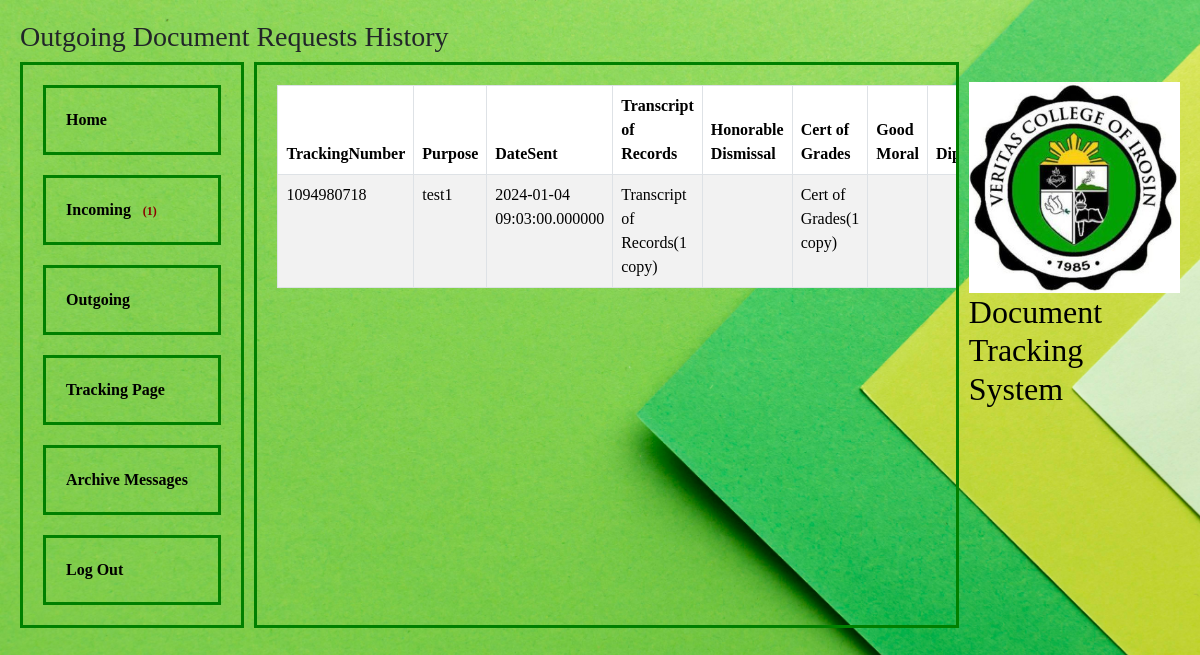
The page /user/outgoing-doc.php (signed in) on the database its author committed.
### tables this page shows
CREATE TABLE `tbl_registrar` (
  `id` int(11) NOT NULL,
  `details` varchar(100) DEFAULT NULL,
  `posted_date` datetime(6) DEFAULT NULL,
  `status` varchar(100) DEFAULT NULL,
  `tracking_number` text DEFAULT NULL,
  `email` text DEFAULT NULL,
  `visibility` text DEFAULT NULL,
  `check1` text DEFAULT NULL,
  `check2` text DEFAULT NULL,
  `check3` varchar(255) DEFAULT NULL,
  `check4` text DEFAULT NULL,
  `check5` text DEFAULT NULL,
  `check6` text DEFAULT NULL,
  `check7` text DEFAULT NULL,
  `check8` text DEFAULT NULL,
  `check9` text DEFAULT NULL,
  `firstname` text DEFAULT NULL,
  `lastname` text DEFAULT NULL,
  `middlename` text DEFAULT NULL,
  `check1quantity` varchar(255) DEFAULT NULL,
  `check2quantity` varchar(255) DEFAULT NULL,
  `check3quantity` varchar(255) DEFAULT NULL,
  `check4quantity` varchar(255) DEFAULT NULL,
  `check5quantity` varchar(255) DEFAULT NULL,
  `check6quantity` varchar(255) DEFAULT NULL,
  `check7quantity` varchar(255) DEFAULT NULL,
  `check8quantity` varchar(255) DEFAULT NULL,
  `check9quantity` varchar(255) DEFAULT NULL,
  `check1status` text DEFAULT NULL,
  `check2status` text DEFAULT NULL,
  `check3status` text DEFAULT NULL,
  `check4status` text DEFAULT NULL,
  `check5status` text DEFAULT NULL,
  `check6status` text DEFAULT NULL,
  `check7status` text DEFAULT NULL,
  `check8status` text DEFAULT NULL,
  `check9status` text DEFAULT NULL,
  `student_id` text DEFAULT NULL
);

### user/includes/config.php (called while the page is built, shortened)
<?php
 $conn = new mysqli("localhost", "root", "", "u700659242_divstress");
if(!$conn){
    echo "not connected";
}     if (isset($_SESSION['fullname'])) {
    $fullname = $_SESSION['fullname'];
    $account = "SELECT * FROM `tbl_admin` WHERE username = ?";
    $stmt = mysqli_prepare($conn, $account);
    mysqli_stmt_bind_param($stmt, "s", $fullname);
    mysqli_stmt_execute($stmt);
    $result = mysqli_stmt_get_result($stmt);
    if ($row = mysqli_fetch_assoc($result)) {
        $fn = $row['firstname'];
        $mn = $row['middlename'];
        $ln = $row['lastname'];
    } else {
        echo "User not found in the database";
        exit();
    }
} else {
    echo "User not logged in";
    echo '<a href="../index.php">Login</a>';
    exit();
}
?>

### user/outgoing-doc.php (the view, shortened to what this page needs)
<!DOCTYPE html>
    <html lang="en">
    <head>
        <link href="https://cdn.jsdelivr.net/npm/bootstrap@5.3.2/dist/css/bootstrap.min.css" rel="stylesheet">
    </head>
    <body>
        <?php include 'includes/config.php';
    ?>
    <div class="container-fluid" id="head">
    <h3 class="text-dark">Outgoing Document Requests History</h3>
    <?php
$sql = "SELECT COUNT(*) as status FROM sendfile WHERE firstname = '$fn' and middlename = '$mn' and lastname = '$ln' AND status = 'unread' and visibility = 'show'";
$result = mysqli_query($conn, $sql);
if ($result) {
    $row = mysqli_fetch_assoc($result);
    $documentCount = $row['status'];
} else {
    $documentCount = 0;
}
?>
        <div class="container-body">
            <div class="row1">
                <a href="user.php">Home</a>
                <a href="incoming-doc.php">Incoming
                <?php
    if ($documentCount > 0) {
        echo '<span class="badge" style="color:#8B0000">' . '('.$documentCount.')' . '</span>';
    }
    ?>
                </a>
                <a href="outgoing-doc.php">Outgoing</a>
                <a href="trackingpage.php">Tracking Page</a>
                <a href="documenthide.php">Archive Messages</a>
                    <a href="logout.php">Log Out</a>
            </div>
            <div class="row2">
  <table class="table table-bordered table-striped" >
                    <thead>
                        <tr>
                        <th>TrackingNumber</th>
                        <th>Purpose</th>
                        <th>DateSent</th>
                        <th>Transcript of Records</th>
                        <th>Honorable Dismissal</th>
                        <th>Cert of Grades</th>
                        <th>Good Moral</th>
                        <th>Diploma/Certificate</th>
                        </tr>
                    </thead>
                    <tbody>
                    <?php
                    $reverseSymbolMapping = array(
                        '!' => '1',
                        '@' => '2',
                        '#' => '3',
                        '$' => '4',
                        '%' => '5',
                        '^' => '6',
                        '&' => '7',
                        '*' => '8',
                        '(' => '9',
                        ')' => '0',
                    );
$sql = "SELECT * FROM `tbl_registrar` WHERE `firstname` = '$fn' and `middlename` = '$mn' and `lastname` = '$ln'";
$result = mysqli_query($conn, $sql);
if ($result && mysqli_num_rows($result) > 0) {
    while ($row = mysqli_fetch_assoc($result)) {
        echo "<tr>";
        $reversedOriginalTrackingNumber = strrev($row['tracking_number']);
        $modifiedTrackingNumber = strtr($reversedOriginalTrackingNumber, $reverseSymbolMapping);
        echo "<td>" . $modifiedTrackingNumber . "</td>";
        echo "<td>" . $row['details'] . "</td>";
        echo "<td>" . $row['posted_date'] . "</td>";
        echo "<td>";
        if (!empty($row['check1'])) {
            echo $row['check1'] . '(' . $row['check1quantity'] . ' copy' . ')';
        }
        echo "</td>";
        echo "<td>";
        echo "</td>";
        echo "<td>";
        if (!empty($row['check3'])) {
            echo $row['check3'] . '(' . $row['check3quantity'] . ' copy' . ')';
        }
        echo "</td>";
        echo "<td>";
        echo "</td>";
        echo "<td>";
        echo "</td>";
        echo "</tr>";
    }
} else {
    echo "<center><h1 class='text-dark'>(No Result Found!)</h1></center>";
}
?>
</tbody>
             </table>
            </div>
            <div class="row3">
            <img src="../images/vci-logo.jpg" width="100%" height="auto" alt="">
            <h2 class="doc">Document Tracking System</h2>
            </div>
        </div>
    </div>
</body>
</html>

### user/outgoing-doc.php (style rules this page uses)
* { padding:0; margin:0; box-sizing: border-box; font-family:'Times New Roman', Times, serif; }
.container-fluid { background-image:transparent; padding: 20px; width:100%; height: 100vh; }
.row3 { display: flex; align-items: center; margin-top: 20px; }
a { text-decoration: none; color:black; font-weight: 700; font-size: 25px; }
.row1 { display: flex; flex-direction: column; border:3px solid green; width: 30%; padding: 20px; gap:20px; }
.container-body { display: flex; gap:10px; }
.row2 { border:3px solid green; width: 100%; padding: 20px; gap:20px; display: flex; flex-direction: column; overflow-y:scroll; }
body { overflow-y:scroll; background-image:url(../images/abstract-paper-background-concept.jpg); width:100%; height:auto; background-size:cover; }
.row1 > a { border:3px solid green; padding:20px; font-size:1rem; }
.row3 { display:flex; flex-direction:column; color: black; }
.doc { color: black; font-family: 'Times New Roman', Times, serif; font-weight: 500; }

### rows shown on the page
tbl_registrar: tracking_number "1094980718", details "test1", posted_date "2024-01-04 09:03:00.000000", check1 "Transcript of Records", check1quantity "1", check3 "Cert of Grades", check3quantity "1"

### other values the page prints
$documentCount "1"
